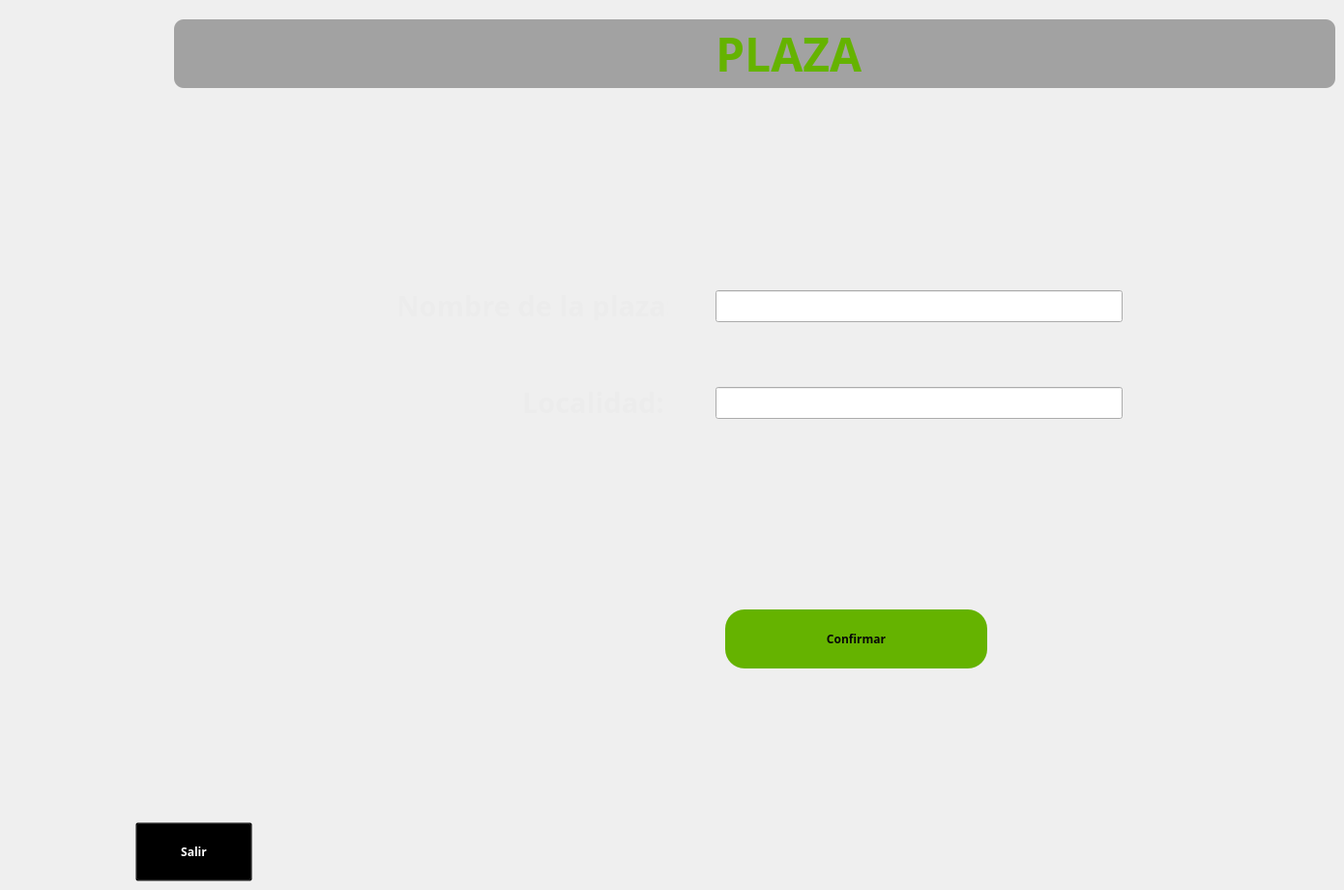
   <widget class="QWidget" name="page_3">
    <widget class="QGroupBox" name="groupBox_56">
     <property name="geometry">
      <rect>
       <x>180</x>
       <y>20</y>
       <width>1201</width>
       <height>71</height>
      </rect>
     </property>
     <property name="styleSheet">
      <string notr="true">background-color: rgb(48, 48, 48,40%);
border-radius:10%;</string>
     </property>
     <property name="title">
      <string/>
     </property>
     <widget class="QLabel" name="label_134">
      <property name="geometry">
       <rect>
        <x>560</x>
        <y>10</y>
        <width>201</width>
        <height>51</height>
       </rect>
      </property>
      <property name="font">
       <font>
        <family>Sans Serif</family>
        <pointsize>36</pointsize>
        <weight>75</weight>
        <italic>false</italic>
        <bold>true</bold>
       </font>
      </property>
      <property name="styleSheet">
       <string notr="true">background-color:transparent;
color:rgb(101, 179, 0)</string>
      </property>
      <property name="text">
       <string>PLAZA</string>
      </property>
     </widget>
    </widget>
    <widget class="QLabel" name="ltime_9">
     <property name="geometry">
      <rect>
       <x>410</x>
       <y>300</y>
       <width>281</width>
       <height>31</height>
      </rect>
     </property>
     <property name="font">
      <font>
       <family>Droid Sans</family>
       <pointsize>22</pointsize>
       <weight>75</weight>
       <italic>false</italic>
       <bold>true</bold>
      </font>
     </property>
     <property name="styleSheet">
      <string notr="true">background-color:transparent;
color:rgb(236, 236, 236);
</string>
     </property>
     <property name="text">
      <string>Nombre de la plaza: </string>
     </property>
    </widget>
    <widget class="QLabel" name="ltime_10">
     <property name="geometry">
      <rect>
       <x>540</x>
       <y>400</y>
       <width>161</width>
       <height>31</height>
      </rect>
     </property>
     <property name="font">
      <font>
       <family>Droid Sans</family>
       <pointsize>22</pointsize>
       <weight>75</weight>
       <italic>false</italic>
       <bold>true</bold>
      </font>
     </property>
     <property name="styleSheet">
      <string notr="true">background-color:transparent;
color:rgb(236, 236, 236);
</string>
     </property>
     <property name="text">
      <string>Localidad: </string>
     </property>
    </widget>
    <widget class="QLineEdit" name="lnom">
     <property name="geometry">
      <rect>
       <x>740</x>
       <y>300</y>
       <width>421</width>
       <height>33</height>
      </rect>
     </property>
     <property name="styleSheet">
      <string notr="true">color:white;</string>
     </property>
    </widget>
    <widget class="QLineEdit" name="llol">
     <property name="geometry">
      <rect>
       <x>740</x>
       <y>400</y>
       <width>421</width>
       <height>33</height>
      </rect>
     </property>
     <property name="styleSheet">
      <string notr="true">color:white;</string>
     </property>
    </widget>
    <widget class="QPushButton" name="salirplaza">
     <property name="geometry">
      <rect>
       <x>140</x>
       <y>850</y>
       <width>121</width>
       <height>61</height>
      </rect>
     </property>
     <property name="font">
      <font>
       <family>Sans Serif</family>
       <weight>75</weight>
       <italic>false</italic>
       <bold>true</bold>
      </font>
     </property>
     <property name="styleSheet">
      <string notr="true">background-color:transparent;
color:white;
</string>
     </property>
     <property name="text">
      <string>Salir</string>
     </property>
     <property name="icon">
      <iconset>
       <normaloff>iconos/fb5.png</normaloff>iconos/fb5.png</iconset>
     </property>
     <property name="iconSize">
      <size>
       <width>128</width>
       <height>128</height>
      </size>
     </property>
    </widget>
    <widget class="QPushButton" name="bconfirmarplaza">
     <property name="geometry">
      <rect>
       <x>750</x>
       <y>630</y>
       <width>271</width>
       <height>61</height>
      </rect>
     </property>
     <property name="font">
      <font>
       <family>Sans Serif</family>
       <weight>75</weight>
       <italic>false</italic>
       <bold>true</bold>
      </font>
     </property>
     <property name="styleSheet">
      <string notr="true">background-color:rgb(101, 179, 0);
color:rgb(7, 7, 7);
border-radius:20%</string>
     </property>
     <property name="text">
      <string>Confirmar</string>
     </property>
     <property name="iconSize">
      <size>
       <width>128</width>
       <height>128</height>
      </size>
     </property>
    </widget>
   </widget>
